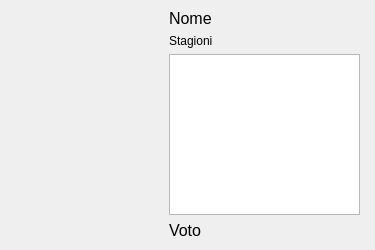
<?xml version="1.0" encoding="UTF-8"?>
<ui version="4.0">
 <class>Form_serie_viste</class>
 <widget class="QWidget" name="Form_serie_viste">
  <property name="geometry">
   <rect>
    <x>0</x>
    <y>0</y>
    <width>375</width>
    <height>250</height>
   </rect>
  </property>
  <property name="windowTitle">
   <string>Form</string>
  </property>
  <widget class="QLabel" name="pic">
   <property name="geometry">
    <rect>
     <x>7</x>
     <y>18</y>
     <width>150</width>
     <height>216</height>
    </rect>
   </property>
   <property name="text">
    <string/>
   </property>
  </widget>
  <widget class="QWidget" name="verticalLayoutWidget">
   <property name="geometry">
    <rect>
     <x>169</x>
     <y>9</y>
     <width>191</width>
     <height>231</height>
    </rect>
   </property>
   <layout class="QVBoxLayout" name="verticalLayout">
    <item>
     <widget class="QLabel" name="nome">
      <property name="font">
       <font>
        <pointsize>12</pointsize>
       </font>
      </property>
      <property name="text">
       <string>Nome</string>
      </property>
     </widget>
    </item>
    <item>
     <widget class="QLabel" name="stagioni">
      <property name="text">
       <string>Stagioni</string>
      </property>
     </widget>
    </item>
    <item>
     <widget class="QTextBrowser" name="descri"/>
    </item>
    <item>
     <widget class="QLabel" name="voto">
      <property name="font">
       <font>
        <pointsize>12</pointsize>
       </font>
      </property>
      <property name="text">
       <string>Voto</string>
      </property>
     </widget>
    </item>
   </layout>
  </widget>
 </widget>
 <resources/>
 <connections/>
</ui>
